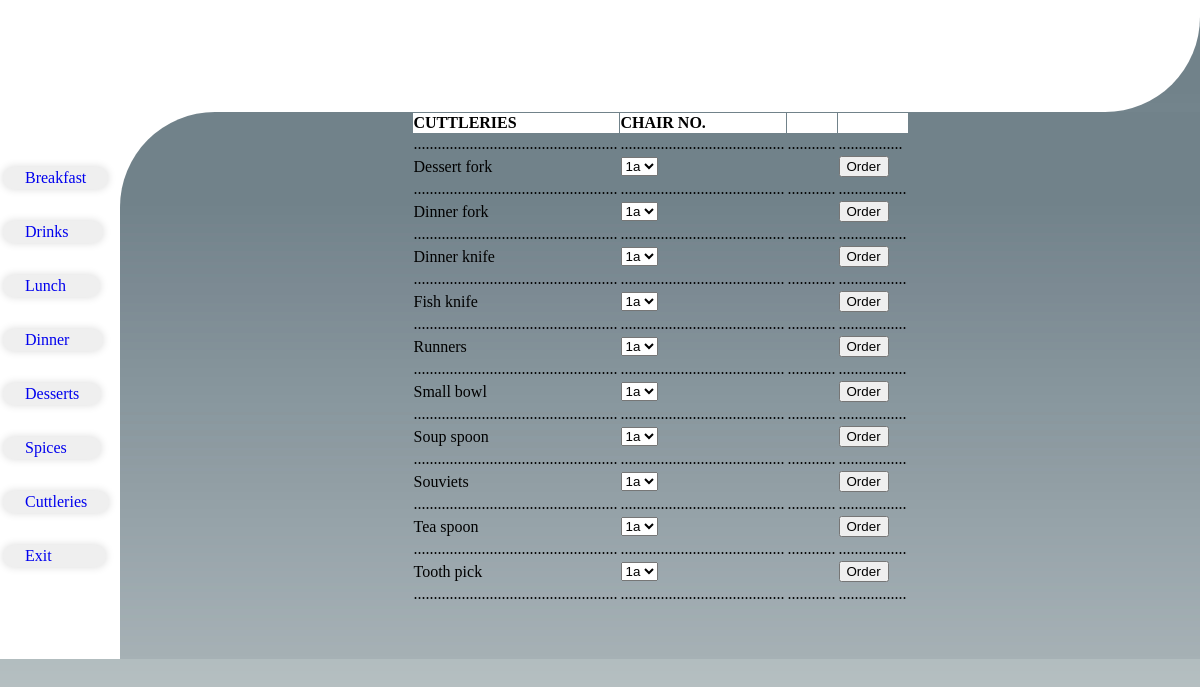
Page /spoons.php on the committed database.
### tables this page shows
CREATE TABLE `cuttlery` (
  `id` int(3) NOT NULL auto_increment,
  `spoons` text NOT NULL,
  `sss` int(23) NOT NULL,
  PRIMARY KEY  (`id`)
);

### spoons.php (the view, shortened to what this page needs)
?><!DOCTYPE html PUBLIC "-//W3C//DTD XHTML 1.0 Transitional//EN" "http://www.w3.org/TR/xhtml1/DTD/xhtml1-transitional.dtd">
<html xmlns="http://www.w3.org/1999/xhtml">
    <head>
        <link rel="stylesheet" type="text/css" href="css/realadmin.css" />
    </head><body bgcolor="#FFFFFF"><div id="header"> &nbsp;&nbsp;&nbsp;&nbsp;&nbsp;<embed src="images/ss.svg" type="image/svg+xml" />
</div>
      <div id="container">
            <div id="leftpane" align="right">
   <br /><br />
<table><tr><td>
 <nav>
  <ul >
  <li> <a href="breakfast.php" style="text-decoration:none"> Breakfast
 </a>
					   </li></ul>
                     <ul><li><a href="drinks.php" style="text-decoration:none" >Drinks&nbsp;&nbsp;&nbsp;</a>     </li></ul>
                    <ul><li><a href="lunch.php" style="text-decoration:none">Lunch&nbsp;&nbsp;&nbsp;</a>
</li></ul>
                  <ul><li><a href="evening.php" style="text-decoration:none">Dinner&nbsp;&nbsp;&nbsp;</a></li></ul>
				<ul><li><a href="snacks.php" style="text-decoration:none">Desserts </a>   </li></ul>
<ul><li><a href="spices.php" style="text-decoration:none"> Spices&nbsp;&nbsp;&nbsp;</a>
</li></ul>
<ul><li><a href="spoons.php" style="text-decoration:none">Cuttleries</a></li></ul>
<ul><li><a href="index.php" style="text-decoration:none">Exit &nbsp; &nbsp;  &nbsp; &nbsp;</a></li></ul>
</nav>
					   </td></tr></table>
                    <br />
                    <br />
                    <br />
                    <br /></div>
            <div id="rightpane">
                <?php
                $result = mysql_query("SELECT*FROM cuttlery WHERE sss= '1' ORDER BY spoons");
                echo "<table border='0' align='center' cellspacing='1' cellpadding='1'><tr><th  bgcolor='#FFFFFF' align='left'>CUTTLERIES</th>     <th  bgcolor='#FFFFFF' align='left'>CHAIR NO.</th>  <th  bgcolor='#FFFFFF'> </th>   <th  bgcolor='#FFFFFF'> </th></tr> ";
				echo "</tr><tr><td>...................................................</td><td>.........................................</td><td>............</td><td>................</td></tr>";
while($row=mysql_fetch_array($result))
{
	echo "<form action='spoons.php' method='post' onsubmit='return kip(this)'>" ;
	echo "<tr><td>".$row['spoons']."</td>";
	echo "<td><select name='tableno'>";?>
			<option value='1a'> 1a</option>
	<option value="3d">3d</option>	<?php
	echo "</select><td>";
	echo "<td><input type='submit' name='submit' value='Order' ></td>";
	echo "</tr><tr><td>...................................................</td><td>.........................................</td><td>............</td><td>.................</td></tr></form>";
}
echo "</table>";
?>
 <br /><br />
               <br />
            </div></div>
        <div id="footr" align="center">
            email:kip@welsofts.com</div>
    </body>
</html>

### css/realadmin.css (style rules this page uses)
body { width:100%; height:inherit; background:url(www.jpg)repeat-x; }
nav ul { background:#efefef; background: linear-gradient(top ,#efefef 0%,#bbbbbb 100%); box-shadow:0px 0px 9px rgba(0,0,0,0.15); padding:0 20px; border-radius: 10px; list-style:none; position: relative ; display:inline-table; }
#header { width:100%; height:14%; position:absolute;top: 0%; left: 0%; background-color:white; border-bottom-right-radius:95px; float:top; }
#container { width:100%; height:inherit; background-color:#FFFFFF; position:absolute;top:14%; left: 0%; }
#leftpane { width:10%; height:100%; position:; float:left; background-color:white; border-radius-bottomright:90px; -moz-border-radius-bottomright:90px; }
#rightpane { width:90%; height:100%; position:; float:left; background:url(www.jpg)repeat-x; border-top-left-radius:95px; }

### rows in the picture
cuttlery: spoons "Dessert fork"
cuttlery: spoons "Dinner fork"
cuttlery: spoons "Dinner knife"
cuttlery: spoons "Fish knife"
cuttlery: spoons "Runners"
cuttlery: spoons "Small bowl"
cuttlery: spoons "Soup spoon"
cuttlery: spoons "Souviets"
cuttlery: spoons "Tea spoon"
cuttlery: spoons "Tooth pick"
